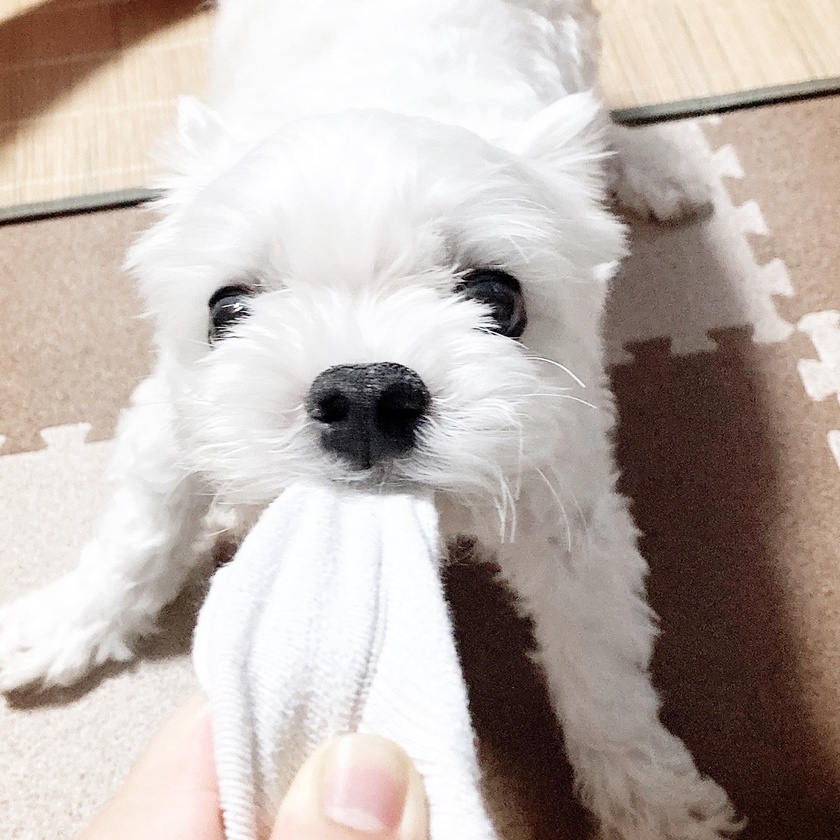
#> input picture _notebooks/KakaoTalk_20210927_192557462.jpg, 840 x 840 px, shrunk from 1084 x 1084 before the run
$ jupyter execute 2022-01-02-intro2.ipynb
#> lines starting #> are read from the running program, lines starting #| are printed output that depends on the picture
# 2022/01/02/SUN

- `흑백` $\to$ 차원: 세로픽셀수 $\times$ 가로픽셀수, 값: 0~255 (값이 클수록 흰색)

- `칼라` $\to$ 차원: 세로픽셀수 $\times$ 가로픽셀수 $\times$ 3, 값: 0~255 (값이 클수록 진한빨강, 진한파랑, 진한녹색)

[cell 1]
import cv2 as cv

[cell 2]
bd=cv.imread('KakaoTalk_20210927_192557462.jpg')
#> bd is the input picture: shape (840, 840, 3); mean B, G, R 171.8, 177.4, 188.1

[cell 3]
import matplotlib.pyplot as plt
plt.imshow(bd)

[cell 4]
bd.shape
#> Out = (840, 840, 3)

- (1084, 1084, 3) -> 빨강으로만 표현된 사진, 파랑, 초록 각각으로 표현된 사진, 세사진이 겹쳐진 것을 의미

- `zeros_like -> 초기화`

- [ : , : , 0 ] => 첫부분하고 두번째 부분은 세로,가로 픽셀수를 의미 마지막 숫자가 0,1,2순서대로 RGB임

[cell 5]
import numpy as np
bd_red=np.zeros_like(bd) #아예 초기화
bd_green=np.zeros_like(bd) #아예 초기화
bd_blue=np.zeros_like(bd) #아예 초기화
bd_red[:,:,0]=bd[:,:,0]
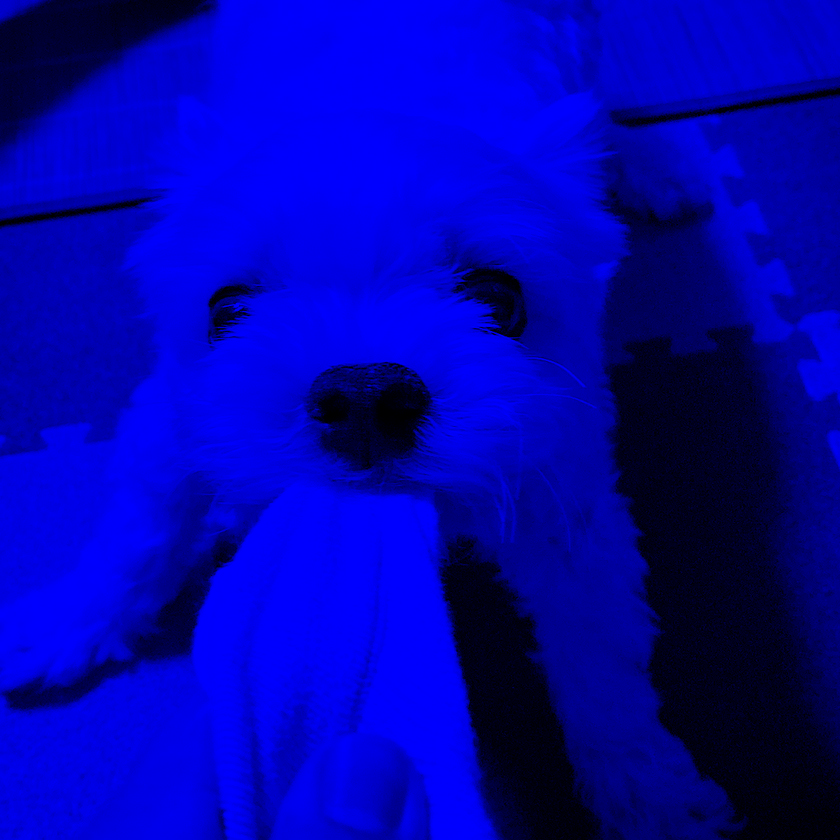
#> bd_red: shape (840, 840, 3); mean B, G, R 171.8, 0, 0
bd_green[:,:,1]=bd[:,:,1]
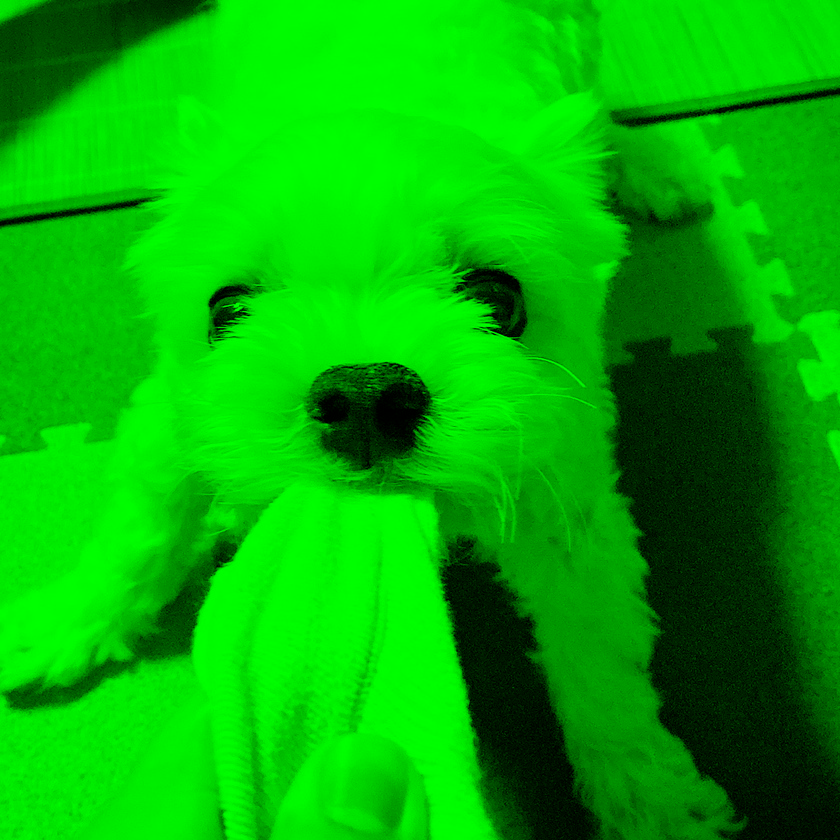
#> bd_green: shape (840, 840, 3); mean B, G, R 0, 177.4, 0
bd_blue[:,:,2]=bd[:,:,2]
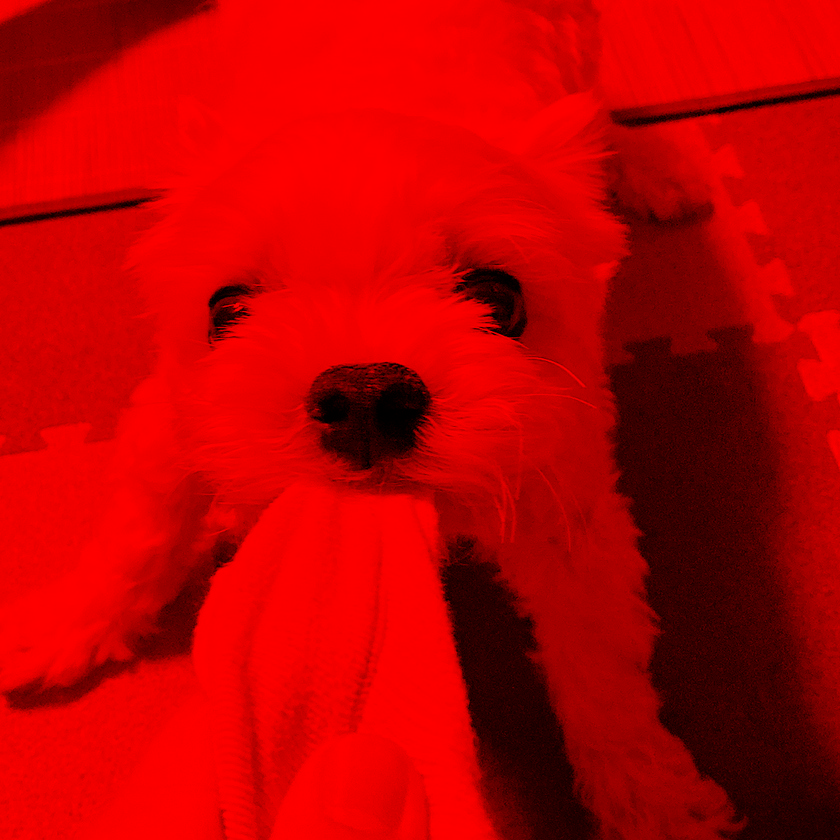
#> bd_blue: shape (840, 840, 3); mean B, G, R 0, 0, 188.1

[cell 6]
plt.imshow(bd_red)

[cell 7]
plt.imshow(bd_blue+bd_red)
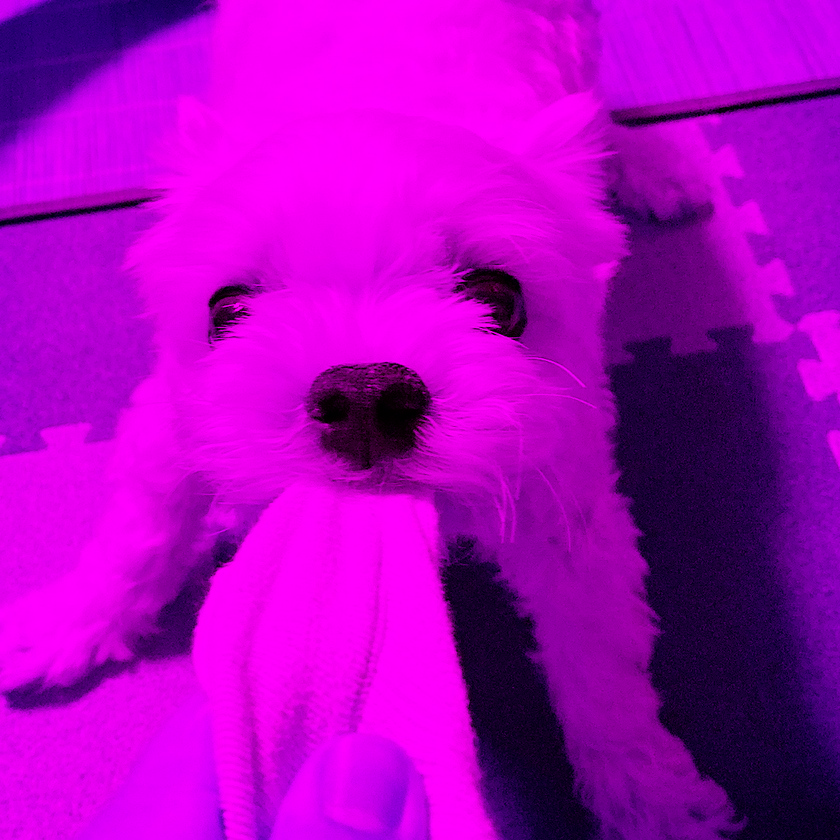
#> shown: shape (840, 840, 3); mean R, G, B 171.8, 0, 188.1

> ### `산점도 (scatter plot)`

[cell 8]
import matplotlib.pyplot as plt

[cell 9]
x=[1,2,3,4]
y=[2,3,4,5]
plt.plot(x,y,'o')

- deafult : line
- 산점도는 보통 `X와 Y의 관계`를 알고 싶을 경우 그린다.
- 박스플랏, 히스토그램은 그림을 그리기 위해서 하나의 변수만 필요함
- 따라서 산점도를 위해서는 두개의 변수가 필요함.

[cell 10]
x=[44,48,49,58,62,68,69,70,76,79]
y=[159,160,162,165,167,162,165,175,165,172]

[cell 11]
plt.plot(x,y,'ok')
#> figure, not shown here; curve peaks at x = 70, y = 175

- 키가 큰 사람일수록 몸무게도 많이 나간다. (반대도 성립)
- 키와 몸무게는 관계가 있어보인다. (정비례)

- 얼만큼 정비례인지?
- 이 질문에 대답하기 위해서는 `상관계수`의 개념을 알아야 한다.
- `상관계수`에 대한 개념은 산점도를 이해함에 있어서 핵심개념이다.

$$ (표본)상관계수 $$

$$r=\frac{\sum_{i=1}^{n}(x_i-\bar{x})(y_i-\bar{y}) }{\sqrt{\sum_{i=1}^{n}(x_i-\bar{x})^2\sum_{i=1}^{n}(y_i-\bar{y})^2 }} $$

$$r=\sum_{i=1}^{n}\frac{1}{c}(x_i-\bar{x})(y_i-\bar{y}) $$

$$r=\sum_{i=1}^{n}\left( \frac{(x_i-\bar{x})}{\sqrt{\sum_{i=1}^{n}(x_i-\bar{x})^2}}\frac{(y_i-\bar{y})}{\sqrt{\sum_{i=1}^{n}(y_i-\bar{y})^2}} \right)$$

$$\tilde{x}_i=\frac{(x_i-\bar{x})}{\sqrt{\sum_{i=1}^n(x_i-\bar{x})^2}}, \tilde{y}_i=\frac{(y_i-\bar{y})}{\sqrt{\sum_{i=1}^n(y_i-\bar{y})^2}}$$

$$r=\sum_{i=1}^{n}\tilde{x}_i \tilde{y}_i $$

[cell 12]
import numpy as np
x=np.array(x)
y=np.array(y)

[cell 13]
plt.plot(x-np.mean(x), y-np.mean(y),'o')
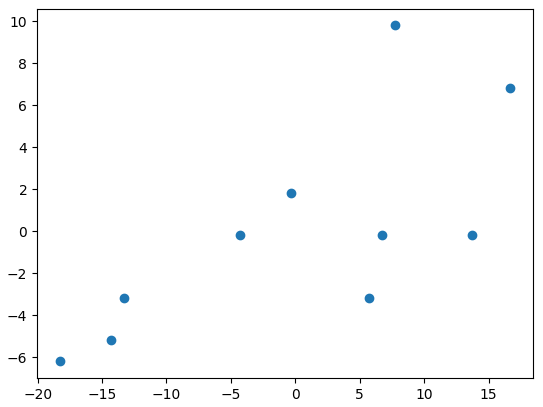
#> figure drawn by matplotlib, 1 panel; curve peaks at x = 7.7, y = 9.8

`-` $a=\sqrt{\sum_{i=1}^{n}(x_i-\bar{x})^2},   b=\sqrt{\sum_{i=1}^{n}(y_i-\bar{y})^2}$

[cell 14]
a=np.sqrt(np.sum((x-np.mean(x))**2))
b=np.sqrt(np.sum((y-np.mean(y))**2))
a,b

 $a>b$ 이므로 $\{x_i\}$들이 $\{y_i\}$들 보다 좀 더 퍼져있다.

$a=\sqrt{n}\times{\tt np.std(x)}$

$b=\sqrt{n}\times{\tt np.std(y)}$

std = 표준편차

[cell 15]
n=len(x)
np.sqrt(n)*np.std(x), np.sqrt(n)*np.std(y)

- ${\tt np.std(x)}=\sqrt{\frac{1}{n}\sum_{i=1}^{n}(x_i-\bar{x})^2}$
- ${\tt np.std(y)}=\sqrt{\frac{1}{n}\sum_{i=1}^{n}(y_i-\bar{y})^2}$

`-` 이제 $(\tilde{x}_i,\tilde{y}_i)$를 그려보자.

[cell 16]
xx= (x-np.mean(x))/a
yy= (y-np.mean(y))/b
plt.plot(xx,yy,'o')
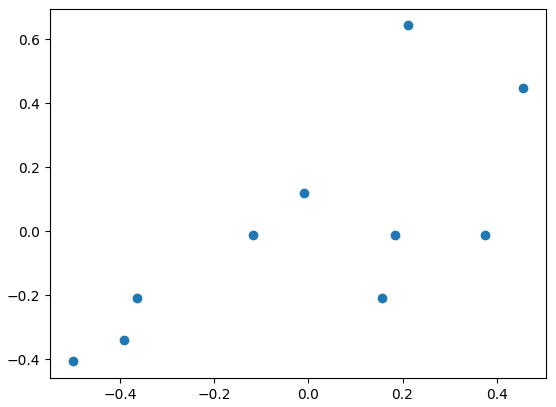
#> figure drawn by matplotlib, 1 panel; curve peaks at x = 0.21, y = 0.644

- 평균도 비슷하고 퍼진정도도 비슷하다.

`-` 질문1: $r$의 값이 양수인가? 음수인가?

plotly 사용하여 그려보자.

[cell 17]
# import plotly.express as px
# px.scatter(x=xx, y=yy)

- $\tilde{x}_i$, $\tilde{y}_i$ 를 곱한값이 양수인것과 음수인것을 체크해보자.
- 양수인쪽이 많은지 음수인쪽이 많은지 생각해보자.
- $r=\sum_{i=1}^{n}\tilde{x}_i \tilde{y}_i$ 의 부호는?  +가 -보다 많은 것으로 보아 상관계수의 부호는 +임을 알 수 있다

`-` 질문2 : 아래와 같은 두개의 데이터 set이 있다고 하자.

[cell 18]
x1=np.arange(0,10,0.1)
y1=x1+np.random.normal(loc=0,scale=1.0,size=len(x1))

[cell 19]
plt.plot(x1,y1,'o')
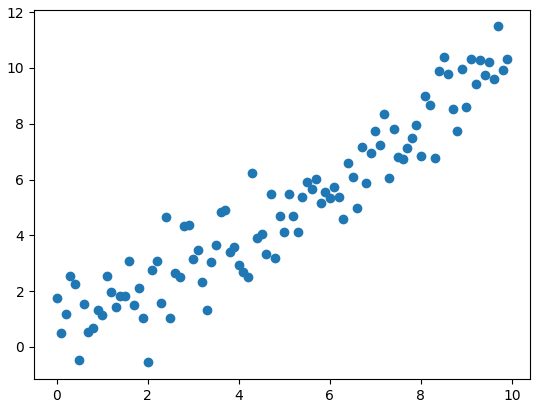
#> figure drawn by matplotlib, 1 panel; curve peaks at x = 9.7, y = 11.49

[cell 20]
x2=np.arange(0,10,0.1)
y2=x2+np.random.normal(loc=0,scale=7.0,size=len(x2)) # 표준편차 업그레이드
plt.plot(x2,y2,'x')
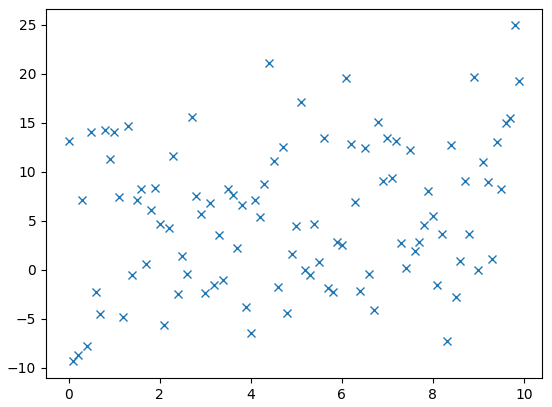
#> figure drawn by matplotlib, 1 panel; curve peaks at x = 9.8, y = 24.94

아래는 겹쳐 그린 것

[cell 21]
plt.plot(x1,y1,'o')
plt.plot(x2,y2,'x')
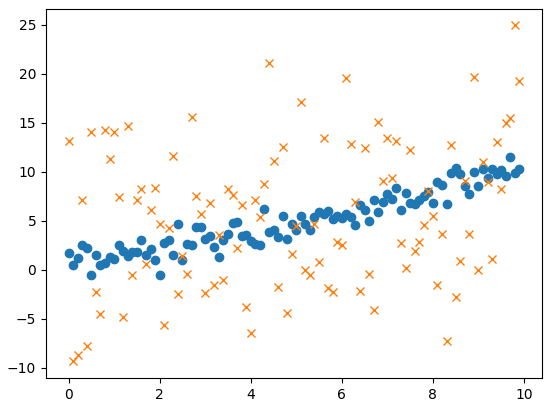
#> figure drawn by matplotlib, 1 panel; curve peaks at x = 9.7, y = 11.49; curve peaks at x = 9.8, y = 24.94

[cell 22]
n=len(x1)
xx1= (x1-np.mean(x1)) / (np.std(x1) * np.sqrt(n))
yy1= (y1-np.mean(y1)) / (np.std(y1) * np.sqrt(n))
xx2= (x2-np.mean(x2)) / (np.std(x2) * np.sqrt(n))
yy2= (y2-np.mean(y2)) / (np.std(y2) * np.sqrt(n))

[cell 23]
plt.plot(xx1,yy1,'o')
plt.plot(xx2,yy2,'x')
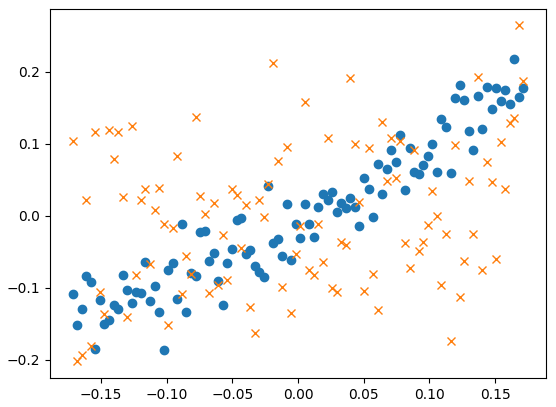
#> figure drawn by matplotlib, 1 panel; curve peaks at x = 0.165, y = 0.218; curve peaks at x = 0.168, y = 0.264
